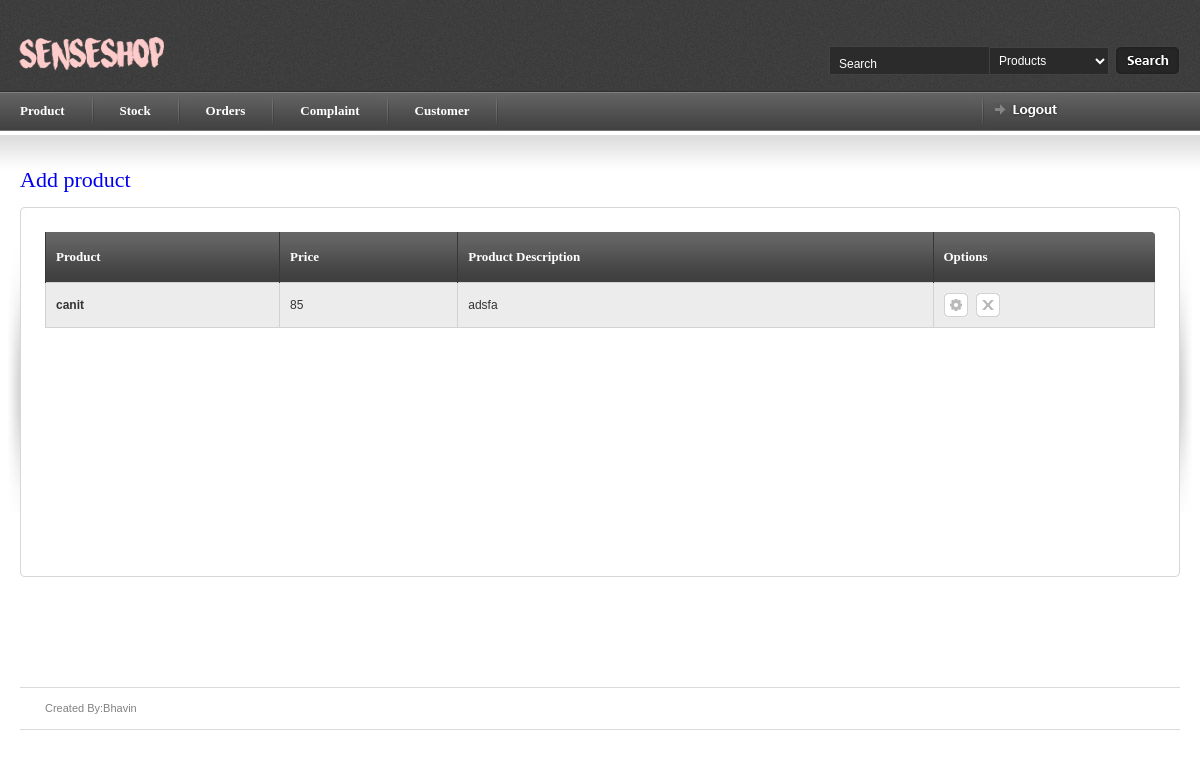
Page /myadmin/product/ (signed in) on the earlier database version.
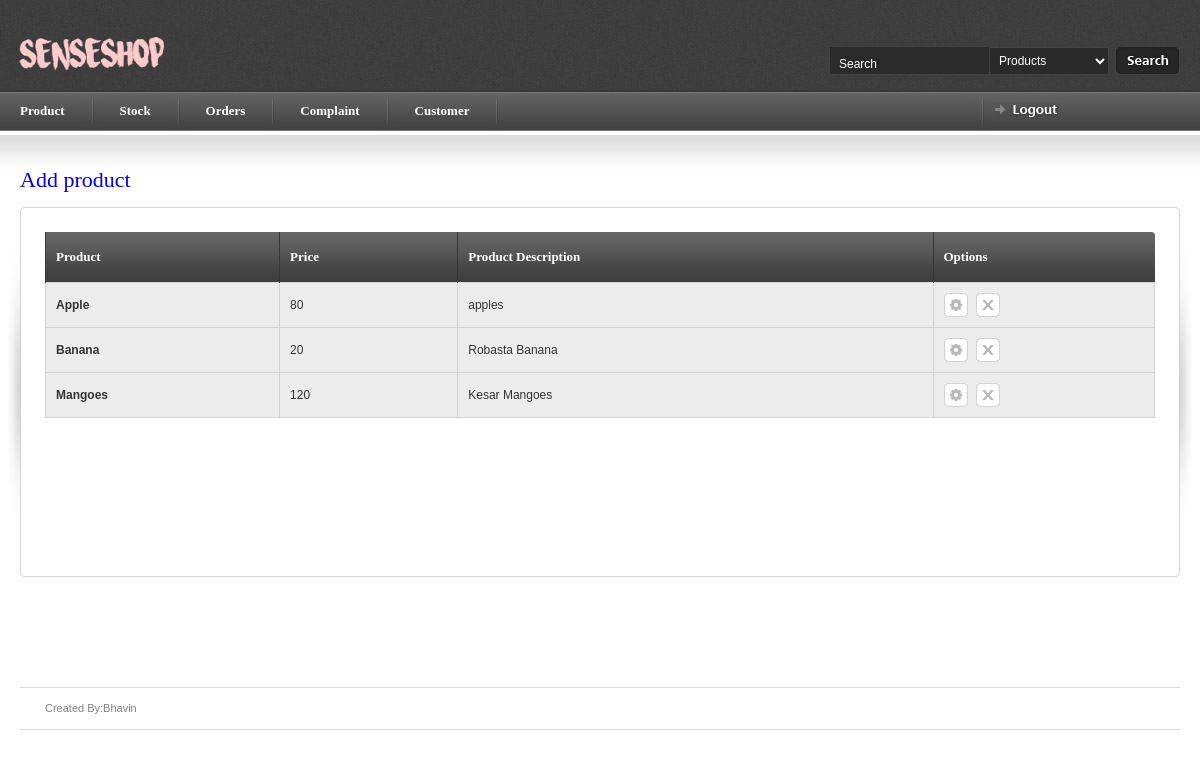
Same page on the later database version.
### myadmin/models.py (models this page shows, shortened)
class product(models.Model):
    pro_name = models.CharField(max_length=250, unique=True)
    au_id = models.DecimalField(max_digits=20,decimal_places=0,unique=True)
    pro_price = models.DecimalField(max_digits=5, decimal_places=0)
    prodct_dec =models.CharField(max_length=1000)
    flag =models.DecimalField(max_digits=2,decimal_places=0,null=True,blank=True,default=0)

### myadmin/views.py (the view)
# urls.py: url(r'^myadmin/product/$',b.ProductIndexView.as_view(),name='product'),
class ProductIndexView(generic.ListView):
    template_name = 'product.html'
    context_object_name = 'product'
    model = product
    paginate_by = 10
    def get_queryset(self):
        return product.objects.all()
    def dispatch(self,request ,*args, **kwargs):
        if request.session.has_key('myadmin'):
            a = 'hello'
        else:
            return redirect('index')
        return super(ProductIndexView, self).dispatch(request,*args, **kwargs)

### myadmin/templates/product.html (shortened to what this page needs)
{% load staticfiles %}
{% include 'article_start.html' %}
<div id="page-heading">
        <h1><a href="{% url 'product_add' %}">Add product</a></h1>
    </div>
    <table border="0" width="100%" cellpadding="0" cellspacing="0" id="content-table">
        <tr>
            <th rowspan="3" class="sized"><img src="{% static 'images/shared/side_shadowleft.jpg'%}" width="20" height="300" alt="" /></th>
            <th class="topleft"></th>
            <td id="tbl-border-top">&nbsp;</td>
            <th class="topright"></th>
            <th rowspan="3" class="sized"><img src="{% static 'images/shared/side_shadowright.jpg'%}" width="20" height="300" alt="" /></th>
        </tr>
    <tr>
        <td id="tbl-border-left"></td>
        <td>
            <div id="content-table-inner">
                <div id="table-content">
                    <form id="mainform" action="">
                        <table border="0" width="100%" cellpadding="0" cellspacing="0" id="product-table">
                         <tr>
                            <th class="table-header-repeat line-left"><a>Product</a></th>
                            <th class="table-header-repeat line-left"><a>Price</a></th>
                            <th class="table-header-repeat line-left"><a>Product Description</a></th>
                            <th class="table-header-options line-left"><a>Options</a></th>
                        </tr>
                            {% for pro in product %}
                            <tr class="alternate-row">
                                    <td> <b>{{ pro.pro_name }}</b></td>
                                    <td> {{ pro.pro_price }}</td>
                                    <td> {{ pro.prodct_dec }}</td>
                                    <td> <a href="{% url "product_update" pro.id %}" title="Update" class="icon-1 info-tooltip"> </a>
                                         <a href="{% url "product_delete" pro.id %}" title="Delete" class="icon-2 info-tooltip"></a>
                                    </td>
                                </tr>
                            {% endfor %}
                        </table>
                    </form>
        </div>
</div>
         </td>
     <td id="tbl-border-right"></td>
 </tr>
 <tr>
     <th class="sized bottomleft"></th>
     <td id="tbl-border-bottom">&nbsp;</td>
     <th class="sized bottomright"></th>
 </tr>
 </table>
</div>
{% include 'article_close.html' %}

Differences in the rows shown:
removed product: pro_name "canit", pro_price "85", prodct_dec "adsfa"
added product: pro_name "Apple", pro_price "80", prodct_dec "apples"
added product: pro_name "Banana", pro_price "20", prodct_dec "Robasta Banana"
added product: pro_name "Mangoes", pro_price "120", prodct_dec "Kesar Mangoes"
